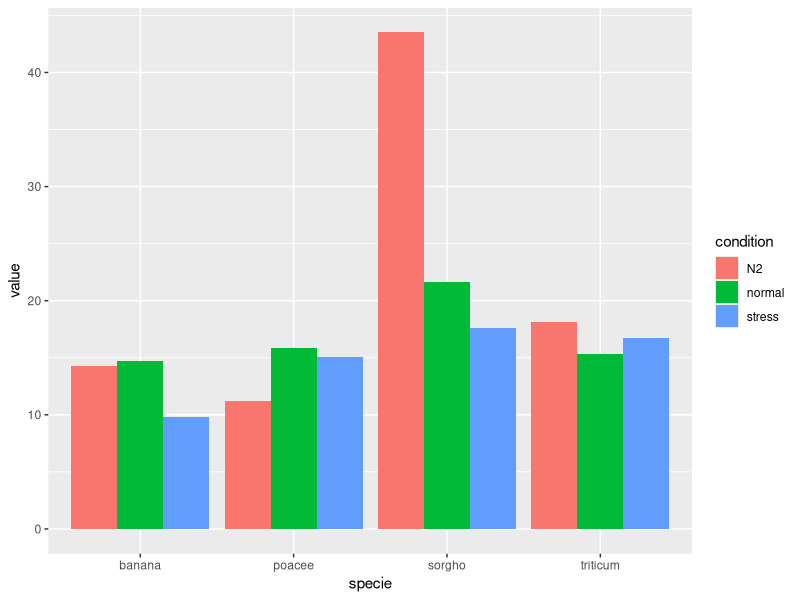
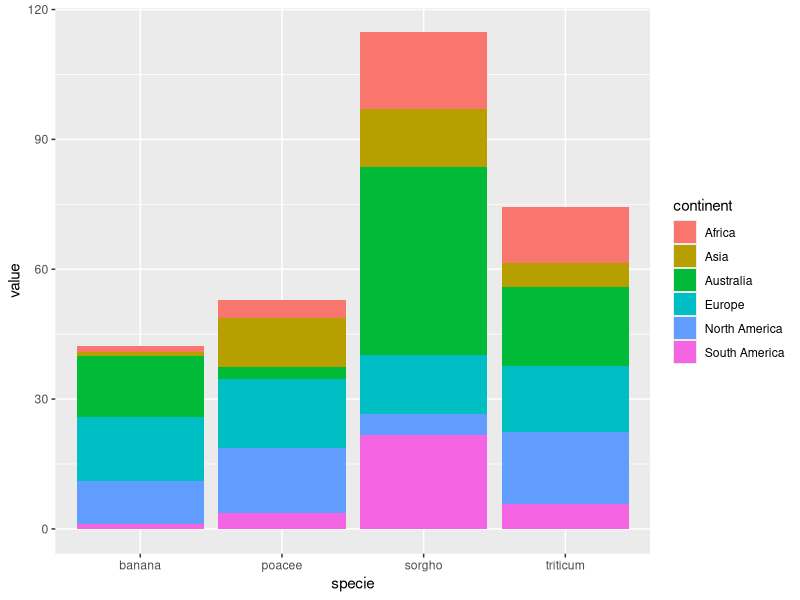
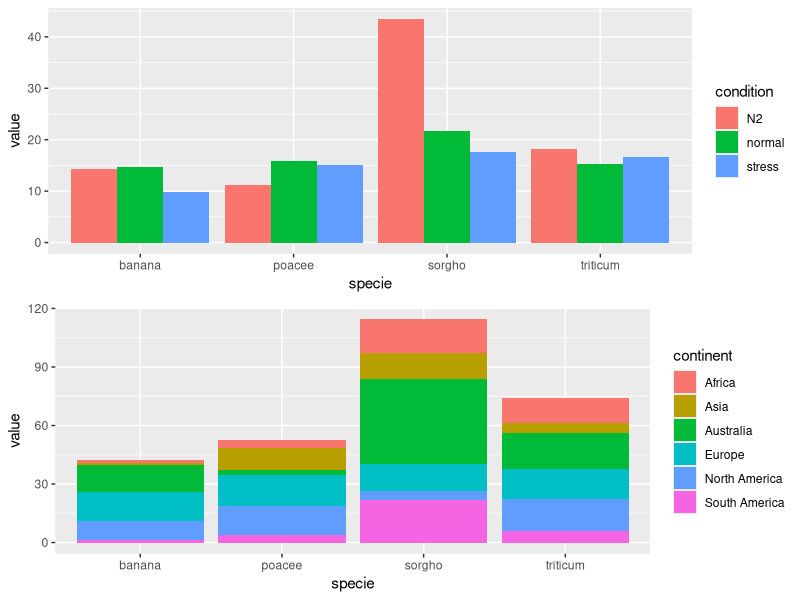
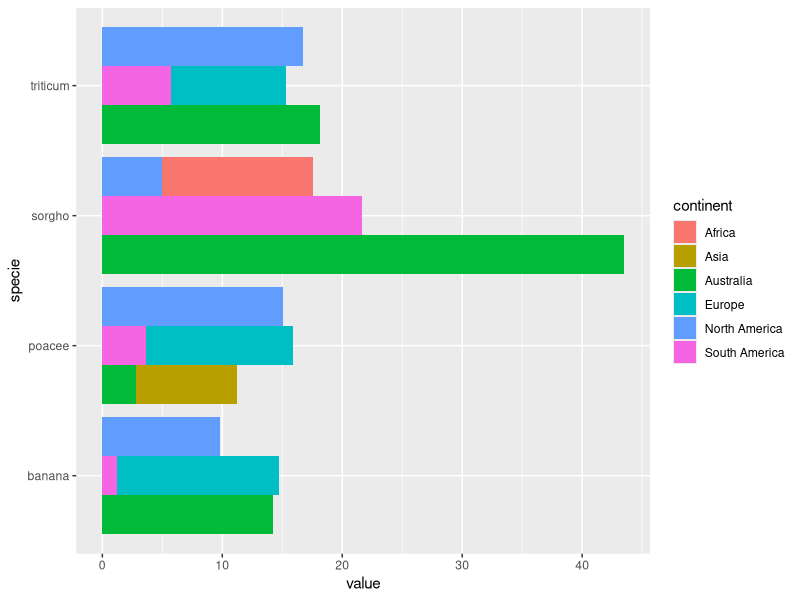
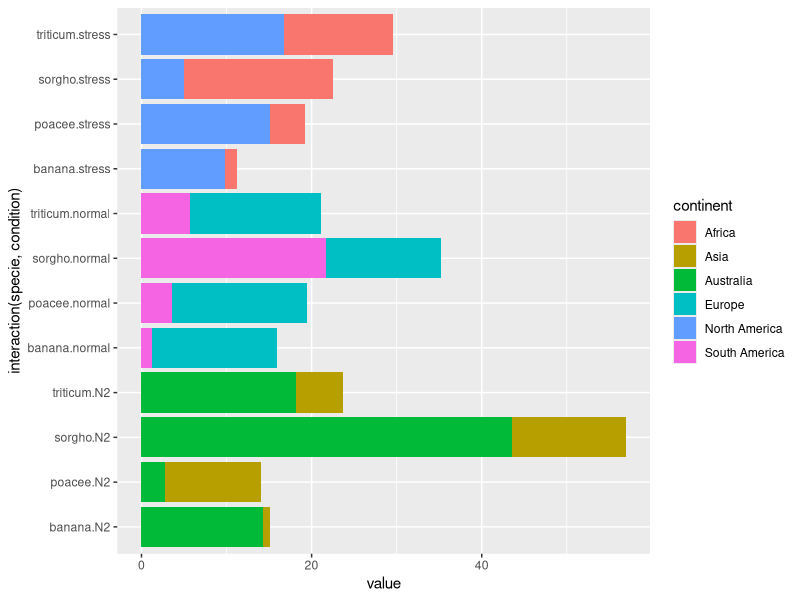
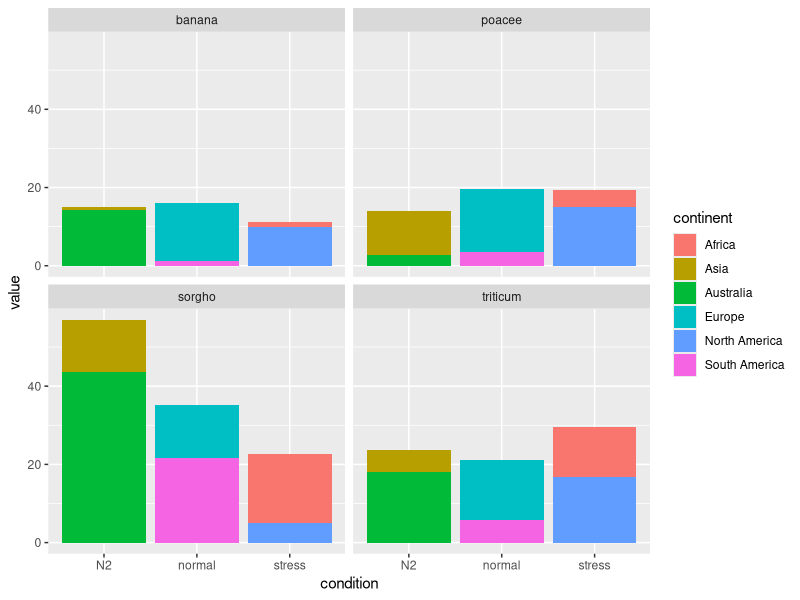
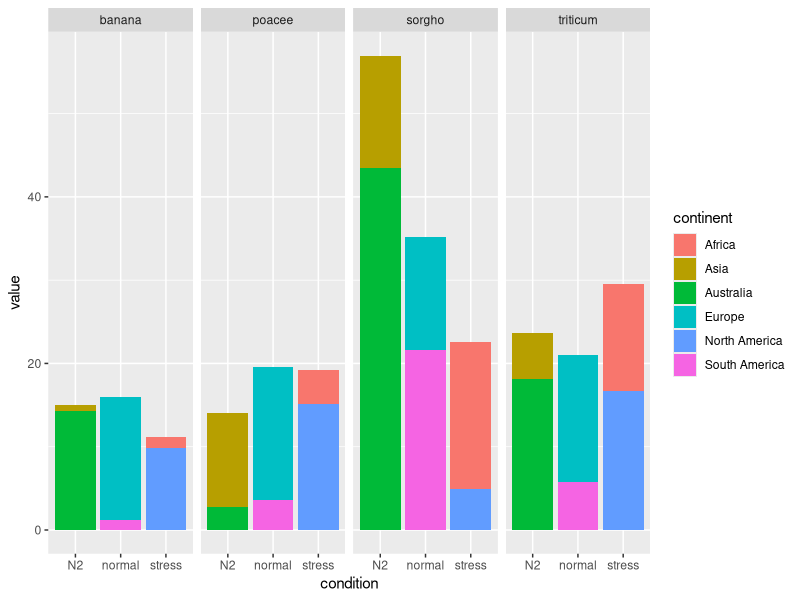
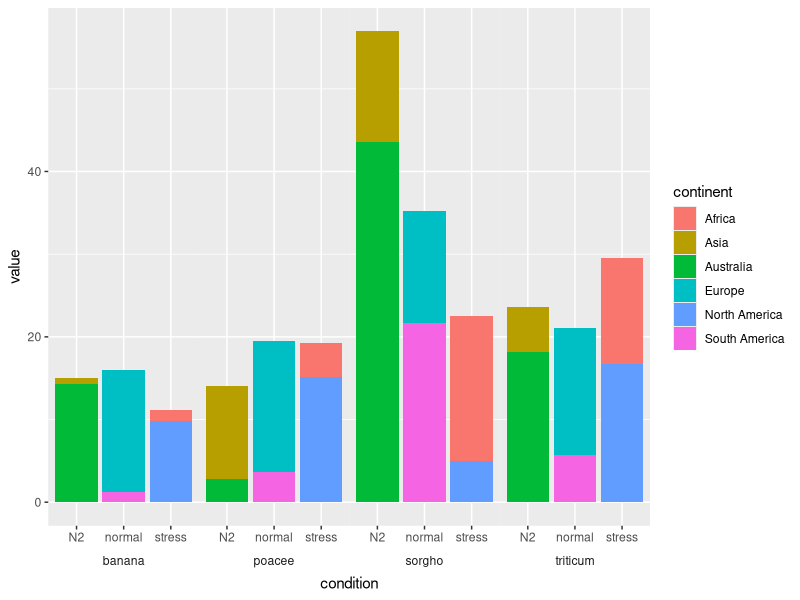

The R source for these figures, in order:
## ---- chunk 1
library(ggplot2)

set.seed(2022)
specie <- c(rep("sorgho", 6), rep("poacee", 6), 
            rep("banana", 6), rep("triticum", 6))
condition <- rep(c("normal" , "stress" , "N2") , 8)
continent <- rep(c("Europe", "Africa", "Asia", "South America",          
                   "North America", "Australia"), 4)
value <- abs(rnorm(24 , 0 , 15))
data <- data.frame(specie, condition, continent, value)
head(data)
## ---- chunk 2
ggplot(data) +
  geom_bar(aes(x = specie,  y = value, fill = condition),
           position = "dodge", stat = "identity")
## ---- chunk 3
ggplot(data) +
  geom_bar(aes(x = specie,  y = value, fill = continent),
           position = "stack", stat = "identity")
## ---- chunk 4
one <- ggplot(data) +
  geom_bar(aes(x = specie, y = value, fill = condition), 
           position = "dodge", stat = "identity")
two <- ggplot(data) +
  geom_bar(aes(x = specie, y = value, fill = continent), 
           position = "stack", stat = "identity")
gridExtra::grid.arrange(one, two, nrow = 2)
## ---- chunk 5
ggplot(data) +
  geom_bar(aes(x = specie,  y = value, group = condition, fill = continent),
           position = "dodge", stat = "identity") +
  coord_flip()
## ---- chunk 6
ggplot(data) +
  geom_bar(aes(x = interaction(specie, condition), y = value, fill = continent),
           position = "stack", stat = "identity") +
  coord_flip()
## ---- chunk 7
ggplot(data) +
  geom_bar(aes(x = condition, y = value, fill = continent), 
           position = "stack", stat = "identity") +
  facet_wrap( ~ specie)
## ---- chunk 8
ggplot(data) +
  geom_bar(aes(x = condition, y = value, fill = continent),
           position = "stack",
           stat = "identity") +
  facet_grid( ~specie)
## ---- chunk 9
ggplot(data) +
  geom_bar(aes(x = condition, y = value, fill = continent),
           position = "stack",
           stat = "identity") +
  facet_grid(~ specie, switch = "x") +
  theme(strip.placement = "outside",
        strip.background = element_rect(fill = NA, color = "white"),
        panel.spacing = unit(-.01,"cm"))
